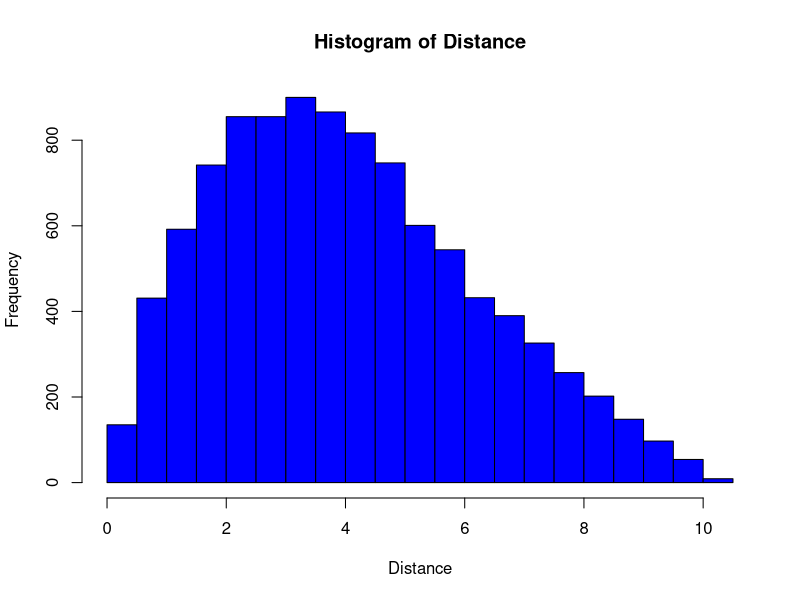
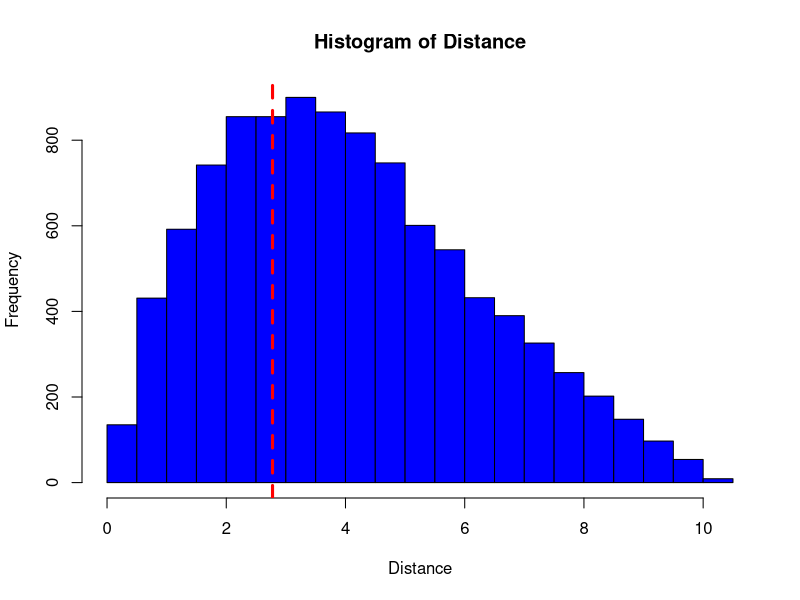

Reproduce these figures in R, in order.
## ---- chunk 1
knitr::opts_chunk$set(echo = TRUE)
## ---- chunk 2
# How many simulations to run?
NumberOfSims <- 10000

# What is the size of the grid?
a <- 10
b <- 5

set.seed(123)  # set the seed for the random number generator - this makes sure the results are reproducible when we are debugging

# Declare a vector variable to keep track of the sum of the distances across all simulations
Distance <- rep(0,NumberOfSims)  # For now, we fill it with 0s
## ---- chunk 3
for (i in 1:NumberOfSims){
  # generate z1 (so generate it's x and y coordinates)
  z1 <- cbind(runif(1,0,a),runif(1,0,b))
  # generate z2 (likewise)
  z2 <- cbind(runif(1,0,a),runif(1,0,b))

  # Use Pythagoras' theorem to find the distance between them
  dist <- sqrt( (z1[1]-z2[1])^2 + (z1[2]-z2[2])^2)

  # Add the distance to the variable Distance
  Distance[i] <- dist
}
## ---- chunk 4
cat("\nOur estimate of the expected distance between the two points is ",mean(Distance))
hist(Distance,breaks=25,col="blue")
## ---- chunk 5
# first let's work out the arccosh terms
arg1 <- sqrt(a^2 + b^2) / b
arg2 <- sqrt(a^2 + b^2) / a

# Now for the expected distance
FirstArccosh <- log10( arg1 + sqrt(arg1^2-1) ) 
SecondArccosh <- log10( arg2 + sqrt(arg2^2-1) ) 
Expectation <- (1/15) * ( (a^3/b^2) + (b^3/a^2) + sqrt(a^2 + b^2) * (3 - (a^2/b^2) - (b^2/a^2) ) ) + (1/6) * (  (b^2/a) * FirstArccosh + (a^2/b) * SecondArccosh )

# and redo the plot
hist(Distance,breaks=25,col="blue")
abline(v=Expectation, lty=2, col="red", lwd=3, main="Distribution of distance, with expectation marked by red line")

